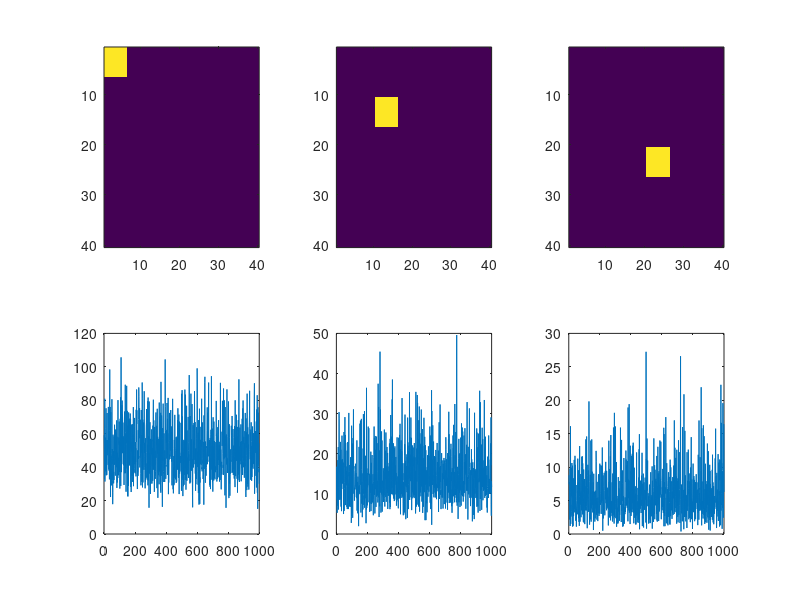
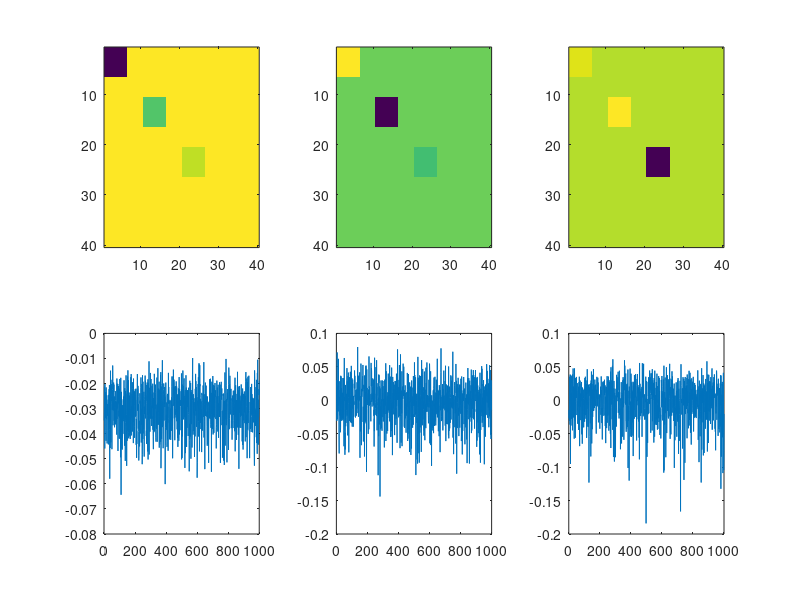

These figures' MATLAB source, in order: (Note: this script raises an error after producing the figures.)

clear all; close all; clc;
nTRs=1000; %number of timepoints in the fMRI timecourse
nComps=3;  %number of groundtruth components
%put together synthetic data (2D x time)
t=1:nTRs;
pS=5;     %patch size
iS=40;    %image size
I{1}=zeros(iS,iS); I{1}(1:1+pS,1:1+pS)=1;
T{1}=gamrnd(10,5,1,1,nTRs);
I{2}=zeros(iS,iS); I{2}(11:11+pS,11:11+pS)=1;
T{2}=gamrnd(5,3,1,1,nTRs);
I{3}=zeros(iS,iS); I{3}(21:21+pS,21:21+pS)=1;
T{3}=gamrnd(3,2,1,1,nTRs);
figure(1);
set(gcf,'Name','Ground truth components');
subplot(2,3,1); imagesc(I{1});
subplot(2,3,2); imagesc(I{2});
subplot(2,3,3); imagesc(I{3});
subplot(2,3,4); plot(squeeze(T{1}));
subplot(2,3,5); plot(squeeze(T{2}));
subplot(2,3,6); plot(squeeze(T{3}));
data=zeros(iS,iS,nTRs);
for iter=1:nComps,
 data=data+...
  repmat(I{iter},[1 1 nTRs]).*repmat(T{iter},[iS iS 1]);
end;
%% PCA/SVD decomposition of the data
[U,S,V]=svd(reshape(data,[iS*iS nTRs]),'econ');
%show recovered components
for iter=1:nComps,
    C_PCA{iter}=reshape(U(:,iter),[iS iS]);
end;
figure(2);
set(gcf,'Name','SVD results');
subplot(2,3,1); imagesc(C_PCA{1});
subplot(2,3,2); imagesc(C_PCA{2});
subplot(2,3,3); imagesc(C_PCA{3});
subplot(2,3,4); plot(squeeze(V(:,1)));
subplot(2,3,5); plot(squeeze(V(:,2)));
subplot(2,3,6); plot(squeeze(V(:,3)));

%% FastICA (data according to convention observation=row)
[icasig, A, W] = fastica(reshape(data,[iS*iS nTRs]).', ...
                    'lastEig', 10,'numOfIC', nComps);
%show recovered components
for iter=1:nComps,
    C{iter}=reshape(icasig(iter,:),[iS iS]);
end;
figure(3);
set(gcf,'Name','ICA results');
subplot(2,3,1); imagesc(C{1});
subplot(2,3,2); imagesc(C{2});
subplot(2,3,3); imagesc(C{3});
subplot(2,3,4); plot(squeeze(W(1,:)));
subplot(2,3,5); plot(squeeze(W(2,:)));
subplot(2,3,6); plot(squeeze(W(3,:)));